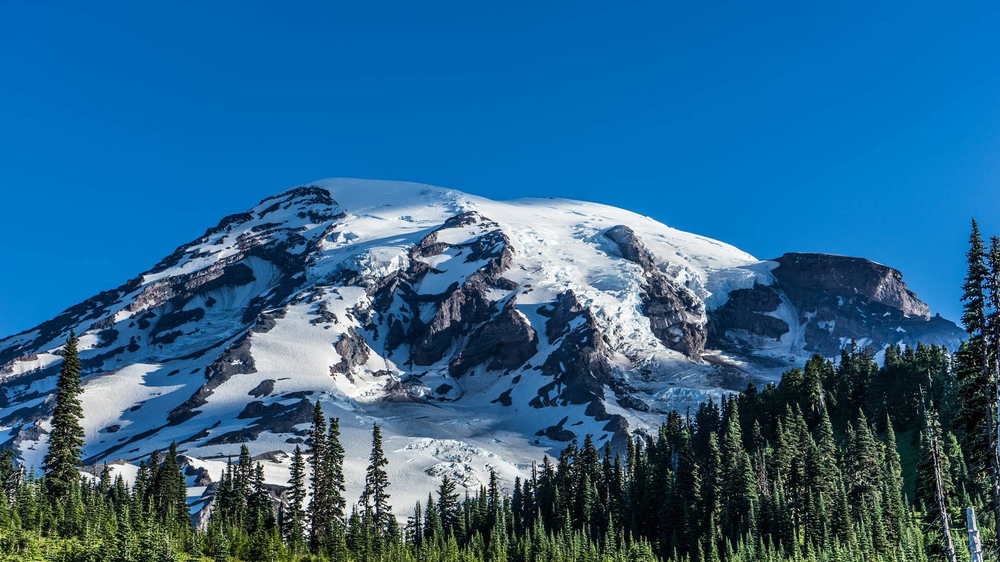
#> input picture image1.png, 1000 x 562 px, shrunk from 1920 x 1080 before the run
$ jupyter execute ProjectNotebook.ipynb   (shell and % lines are left out)
#> lines starting #> are read from the running program, lines starting #| are printed output that depends on the picture
[cell 1]
## Imports
import numpy as np
import matplotlib.pyplot as plt
from scipy.fftpack import dct,idct,dctn,idctn
import cv2
import sys
import numpy
import PIL
from PIL import Image
numpy.set_printoptions(threshold=sys.maxsize)

## Constants
m = 1
blocksize = 8

[cell 2]
def enCompress(matrix,m = blocksize):
    """
    enCompress function applys 2d Discrete Cosine Transform (DCT) algoritm on a given square matrix
    param1 : 2d ndarray
    param2 : integer
    returns : Compressed 2d ndarray of shape (m,m)
    """
    # return dct(dct(matrix.T,norm = "ortho").T,norm = "ortho")[0:m,0:m]
    return dctn(matrix,norm = "ortho")[:m,:m]

[cell 3]
def deCompress(matrix):
    """
    deCompress function applys Inverse 2d Discrete Cosine Transform (DCT) algoritm on a given square matrix
    param1 : 2d ndarray of shape (x,x)
    returns : De-compressed 2d ndarray of shape (x,x)
    """
    # return idct(idct(matrix.T,norm = "ortho").T,norm = "ortho")
    return idctn(matrix,norm = "ortho")

[cell 4]
def bgr2rgb(imageArray):
    """
    rbg2rgb takes imageArray of mode "RBG" and converts it to "RGB"
    param1 : 3d ndarray shape (x,y,z)
    returns : 3d ndarray shape (x,y,z)
    """
    return np.dstack([imageArray[:,:,2],imageArray[:,:,1],imageArray[:,:,0]])

[cell 5]
## Getting Image
image = cv2.imread(r"image1.png")
#> image is the input picture: shape (562, 1000, 3); mean B, G, R 140.9, 100.5, 42

## Getting Data from Image
red = image[:,:,0]
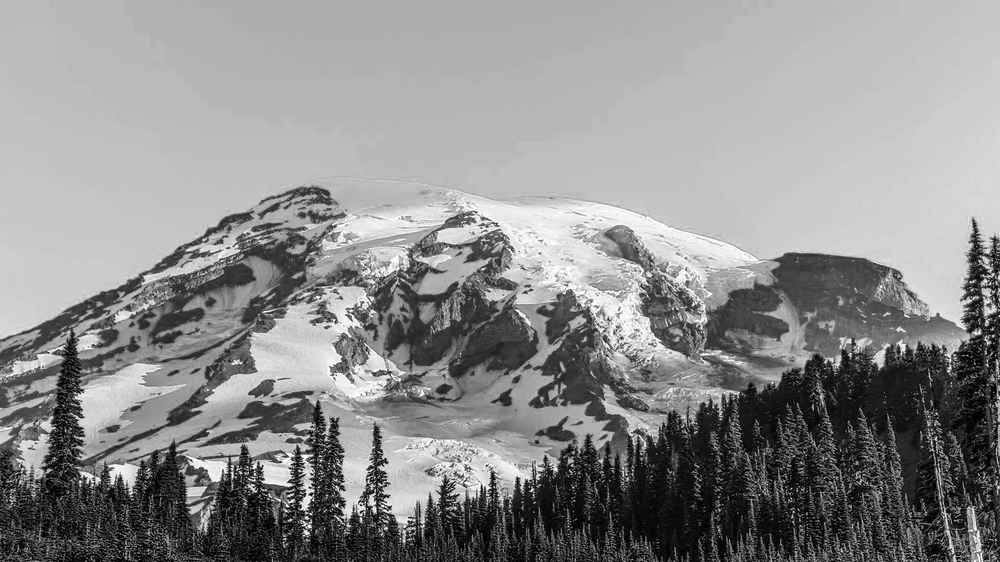
#> red: shape (562, 1000); min 0, max 255, mean 140.9
blue = image[:,:,1]
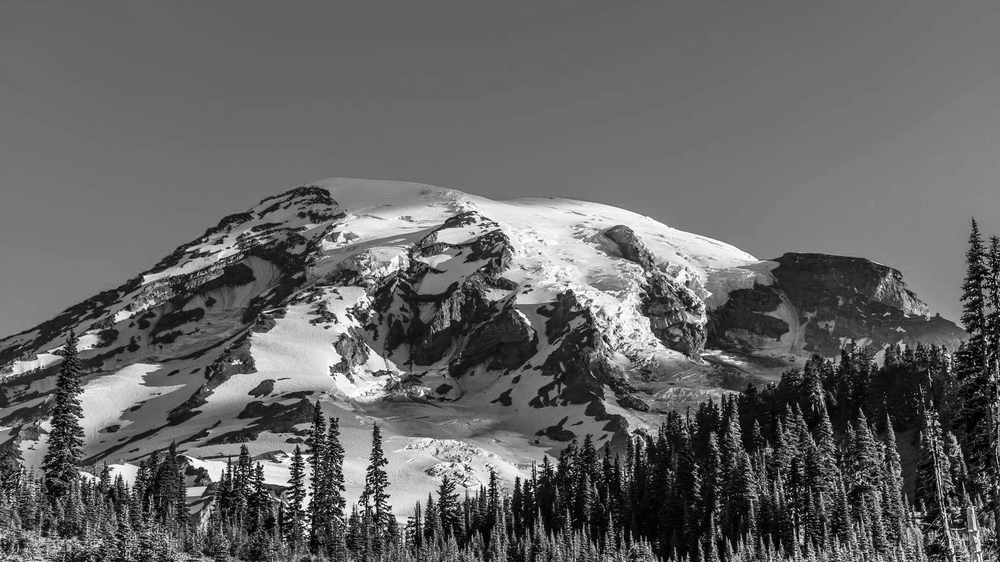
#> blue: shape (562, 1000); min 0, max 255, mean 100.5
green = image[:,:,2]

d1,d2,d3 = image.shape  ## Length of Image
#> d1 = 562; d2 = 1000; d3 = 3

verticalSize = d1//blocksize
#> verticalSize = 70
horizontalSize = d2//blocksize
#> horizontalSize = 125

plt.imshow(cv2.cvtColor(image, cv2.COLOR_BGR2RGB))

[cell 6]
## Initializing The RBG arraies of the Comprissed Image
red_of_compressed = np.zeros(((verticalSize) * m,(horizontalSize) * m))
blue_of_compressed = np.zeros(((verticalSize) * m,(horizontalSize) * m))
green_of_compressed = np.zeros(((verticalSize) * m,(horizontalSize) * m))

[cell 7]
## Compressing The Image
for i in range(0,verticalSize):
    for j in range(0,horizontalSize):

        x = i * blocksize
        y = j * blocksize

        matrix = red[x:x+blocksize,y:y+blocksize]
        red_of_compressed[i*m : (i+1) * m , j*m : (j+1) * m] = enCompress(matrix,m)

        matrix = blue[x:x+blocksize,y:y+blocksize]
        blue_of_compressed[i*m : (i+1) * m , j*m : (j+1) * m] = enCompress(matrix,m)

        matrix = green[x:x+blocksize,y:y+blocksize]
        green_of_compressed[i*m : (i+1) * m , j*m : (j+1) * m] = enCompress(matrix,m)
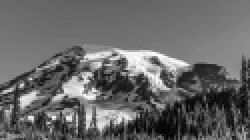
#> blue_of_compressed: shape (70, 125) float64 (shown 2 times larger); min 29.63, max 1930.1, mean 804.4; drawn with min black and max white
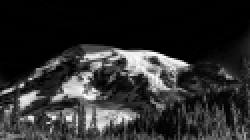
#> green_of_compressed: shape (70, 125) float64 (shown 2 times larger); min 0, max 1920.6, mean 335; drawn with min black and max white
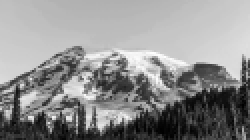
#> red_of_compressed: shape (70, 125) float64 (shown 2 times larger); min 68.38, max 1955.1, mean 1129.7; drawn with min black and max white

[cell 8]
compressed_img = np.dstack([red_of_compressed,blue_of_compressed,green_of_compressed])
plt.imshow(compressed_img)
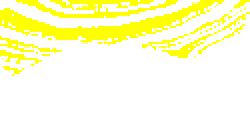
#> shown: shape (70, 125, 3) float64 (shown 2 times larger); mean R, G, B 1, 1, 0.832

[cell 9]
red_decompressed = np.zeros((d1,d2))
blue_decompressed = np.zeros((d1,d2))
green_decompressed = np.zeros((d1,d2))

[cell 10]
## Decompressing the Image
for i in range(0,verticalSize):
    for j in range(0,horizontalSize):
        matrix = np.zeros((blocksize,blocksize))

        x = i * blocksize
        y = j * blocksize
        matrix[0:m,0:m] = red_of_compressed[i*m : (i+1) * m , j*m : (j+1) * m]
        red_decompressed[x:x+blocksize,y:y+blocksize] = deCompress(matrix)

        matrix[0:m,0:m] = blue_of_compressed[i*m : (i+1) * m , j*m : (j+1) * m]
        blue_decompressed[x:x+blocksize,y:y+blocksize] = deCompress(matrix)

        matrix[0:m,0:m] = green_of_compressed[i*m : (i+1) * m , j*m : (j+1) * m]
        green_decompressed[x:x+blocksize,y:y+blocksize] = deCompress(matrix)
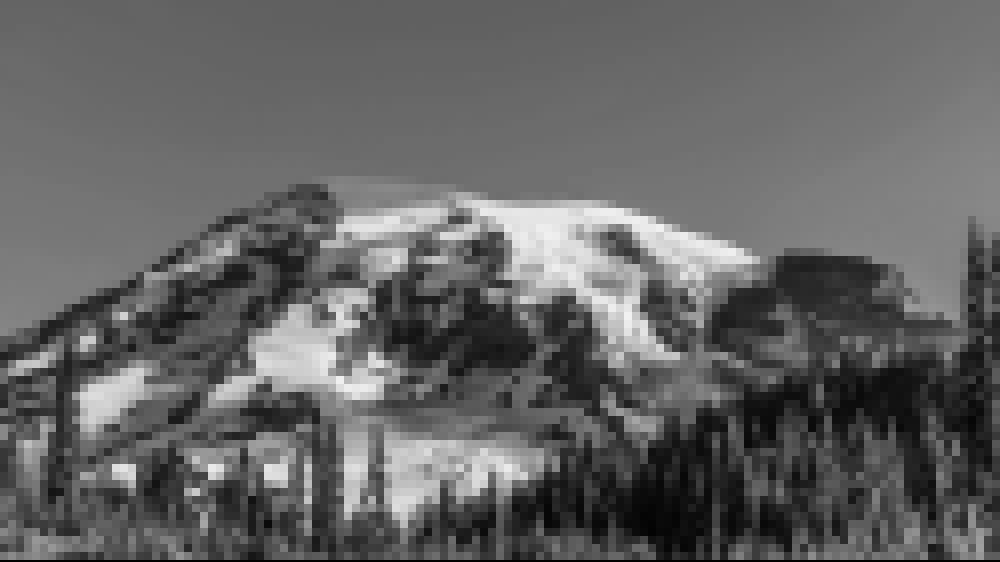
#> blue_decompressed: shape (562, 1000) float64; min 0, max 241.3, mean 100.2
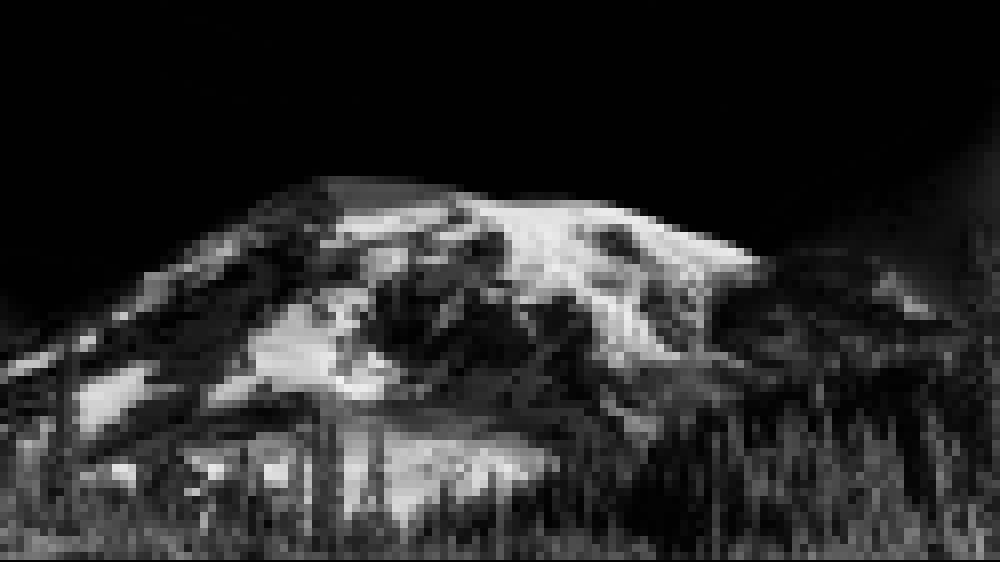
#> green_decompressed: shape (562, 1000) float64; min 0, max 240.1, mean 41.7
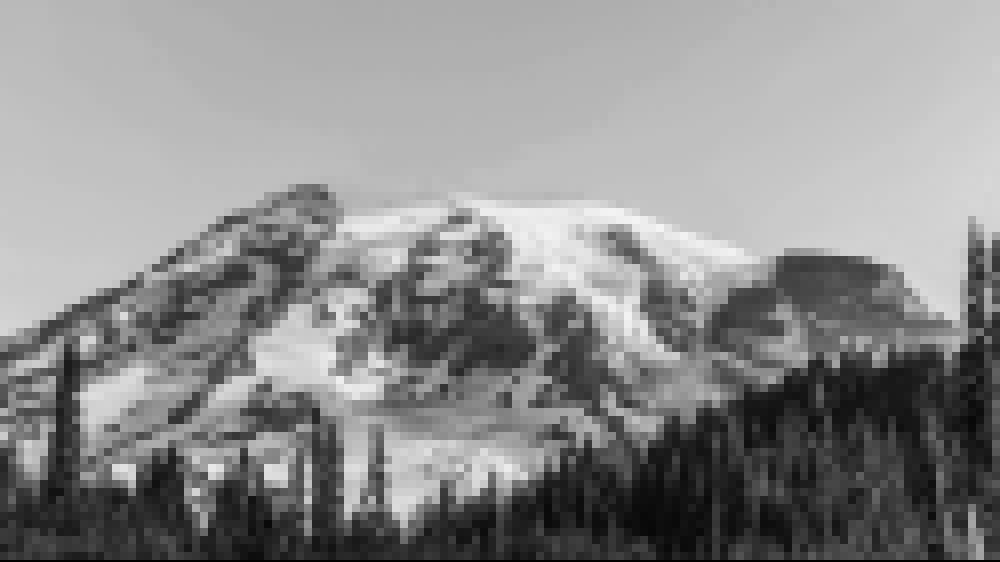
#> red_decompressed: shape (562, 1000) float64; min 0, max 244.4, mean 140.7

[cell 11]
decompressed_img = image.copy()
decompressed_img[:,:,0] = red_decompressed
decompressed_img[:,:,1] = blue_decompressed
decompressed_img[:,:,2] = green_decompressed
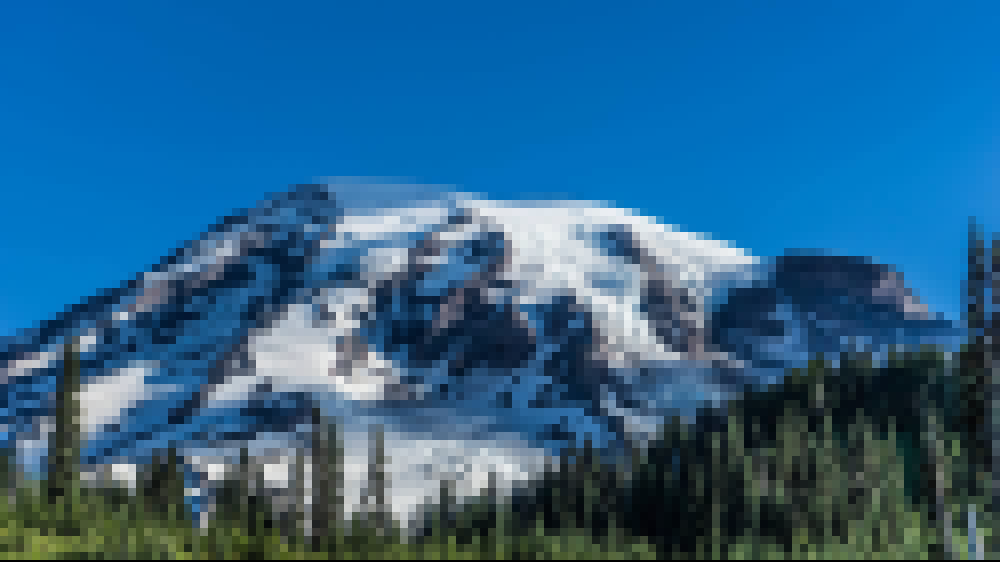
#> decompressed_img: shape (562, 1000, 3); mean B, G, R 140.3, 99.8, 41.3
plt.imshow(cv2.cvtColor(decompressed_img, cv2.COLOR_BGR2RGB))

$ run again, with Compressed_2_.png copied over image1.png
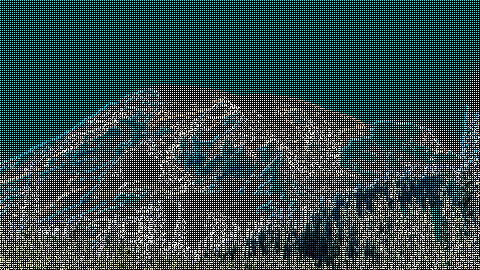
#> input picture Compressed_2_.png, 480 x 270 px
#> image is the input picture: shape (270, 480, 3); mean B, G, R 75.4, 75.3, 44.7
#> after the loop `for i in range(0,verticalSize):`:
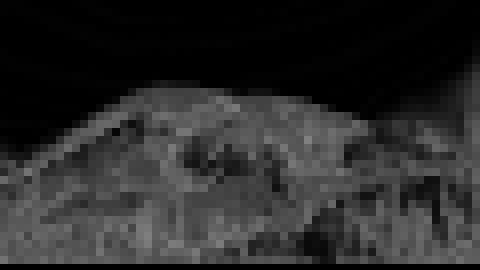
#> green_decompressed: shape (270, 480) float64; min 0, max 128.5, mean 42.7
#> `decompressed_img[:,:,2] = green_decompressed`:
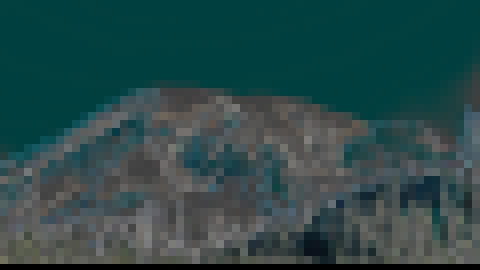
#> decompressed_img: shape (270, 480, 3); mean B, G, R 73, 72.7, 42.3
